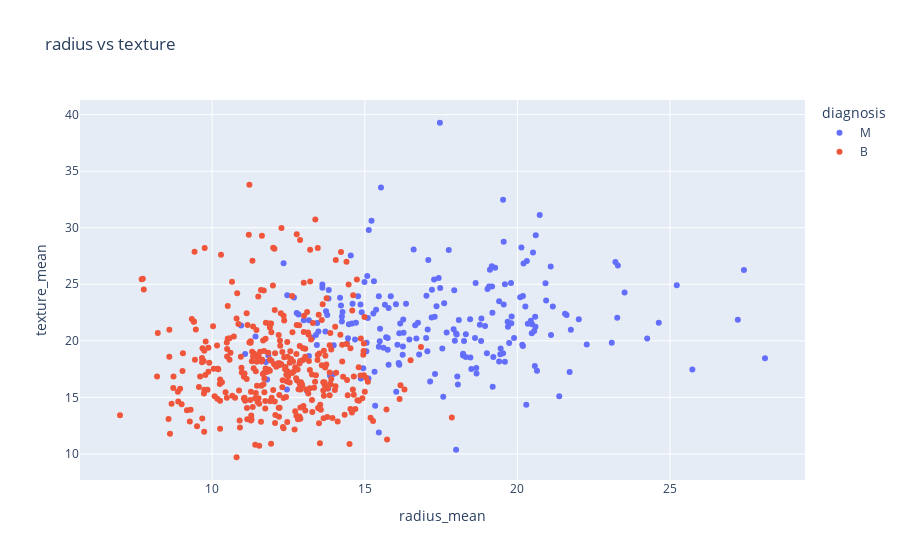

Source (notebook cell):
### Code cell
px.scatter(raw_df, 
           title='radius vs texture', 
           x='radius_mean', 
           y='texture_mean', 
           color='diagnosis')

### Figure 1 — Plotly figure (JSON) as saved in the notebook; plotly's stock layout.template omitted (floating-point values rounded to 4 significant figures; data arrays with more than 128 entries replaced by an {"elided": "..."} marker saying what was removed)
{"data": [{"hovertemplate": "diagnosis=M<br>radius_mean=%{x}<br>texture_mean=%{y}<extra></extra>", "legendgroup": "M", "marker": {"color": "#636efa", "symbol": "circle"}, "mode": "markers", "name": "M", "orientation": "v", "showlegend": true, "type": "scatter", "x": {"elided": "212 float values"}, "xaxis": "x", "y": {"elided": "212 float values"}, "yaxis": "y"}, {"hovertemplate": "diagnosis=B<br>radius_mean=%{x}<br>texture_mean=%{y}<extra></extra>", "legendgroup": "B", "marker": {"color": "#EF553B", "symbol": "circle"}, "mode": "markers", "name": "B", "orientation": "v", "showlegend": true, "type": "scatter", "x": {"elided": "357 float values"}, "xaxis": "x", "y": {"elided": "357 float values"}, "yaxis": "y"}], "layout": {"legend": {"title": {"text": "diagnosis"}, "tracegroupgap": 0}, "title": {"text": "radius vs texture"}, "xaxis": {"anchor": "y", "domain": [0, 1], "title": {"text": "radius_mean"}}, "yaxis": {"anchor": "x", "domain": [0, 1], "title": {"text": "texture_mean"}}}}
